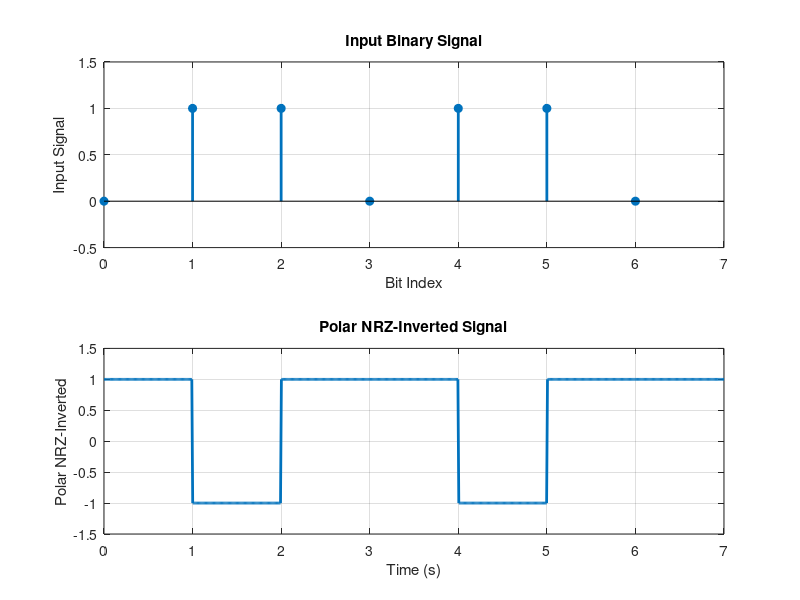

MATLAB code for this plot:
clc;
clear;
close all;

% Define input binary signal
input_signal = [0 1 1 0 1 1 0];
n = length(input_signal);
bitrate = 1;
samples_per_bit = 100;
time = linspace(0, n, n * samples_per_bit); 

% Generate Polar NRZ-Inverted (NRZ-I) Signal
polar_nrz_i = zeros(1, length(time));
current_level = 1; 
for i = 1:n
    t_index = (i - 1) * samples_per_bit + 1 : i * samples_per_bit;
    
    if input_signal(i) == 1
        current_level = -current_level; 
    end
    
    polar_nrz_i(t_index) = current_level;
end

% Plot Signals
figure;
subplot(2,1,1);
stem(0:n-1, input_signal, 'filled', 'linewidth', 2);
ylabel('Input Signal');
xlabel('Bit Index'); 
grid on;
axis([0 n -0.5 1.5]);

title('Input Binary Signal');

subplot(2,1,2);
plot(time, polar_nrz_i, 'linewidth', 2);
ylabel('Polar NRZ-Inverted');
xlabel('Time (s)'); 
grid on;
axis([0 n -1.5 1.5]);
title('Polar NRZ-Inverted Signal');
